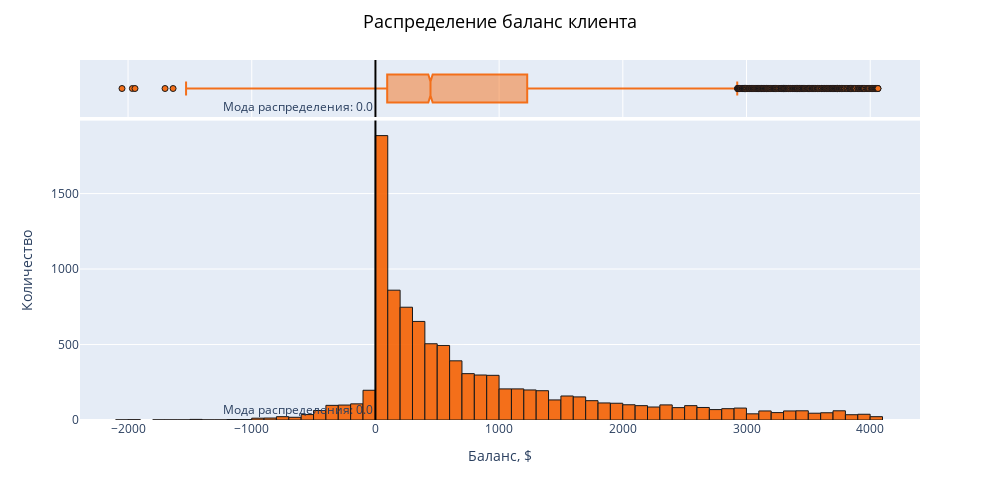

This figure's notebook cell:
### Code cell
quant_fig('balance', 'баланс клиента', 'Баланс, $')

### Figure 1 — Plotly figure (JSON) as saved in the notebook; plotly's stock layout.template omitted (floating-point values rounded to 4 significant figures; data arrays with more than 128 entries replaced by an {"elided": "..."} marker saying what was removed)
{"data": [{"alignmentgroup": "True", "bingroup": "x", "hoverinfo": "all", "hovertemplate": "Баланс, $: %{x}<br> Количество: %{y}", "legendgroup": "", "marker": {"color": "rgb(245, 98, 3)", "line": {"color": "black", "width": 1}, "pattern": {"shape": ""}}, "name": "", "nbinsx": 100, "offsetgroup": "", "opacity": 0.9, "orientation": "v", "showlegend": false, "type": "histogram", "x": {"elided": "10105 int values"}, "xaxis": "x", "yaxis": "y"}, {"alignmentgroup": "True", "hoverinfo": "all", "hovertemplate": "Баланс, $: %{x}<br> Количество: %{y}", "legendgroup": "", "marker": {"color": "rgb(245, 98, 3)", "line": {"color": "black", "width": 1}}, "name": "", "notched": true, "offsetgroup": "", "opacity": 0.9, "showlegend": false, "type": "box", "x": {"elided": "10105 int values"}, "xaxis": "x2", "yaxis": "y2"}], "layout": {"annotations": [{"showarrow": false, "text": "Мода распределения: 0.0", "x": 0, "xanchor": "right", "xref": "x", "y": 0, "yanchor": "bottom", "yref": "y domain"}, {"showarrow": false, "text": "Мода распределения: 0.0", "x": 0, "xanchor": "right", "xref": "x2", "y": 0, "yanchor": "bottom", "yref": "y2 domain"}], "barmode": "relative", "height": 500, "legend": {"tracegroupgap": 0}, "margin": {"t": 60}, "shapes": [{"line": {"color": "black", "width": 2}, "type": "line", "x0": 0, "x1": 0, "xref": "x", "y0": 0, "y1": 1, "yref": "y domain"}, {"line": {"color": "black", "width": 2}, "type": "line", "x0": 0, "x1": 0, "xref": "x2", "y0": 0, "y1": 1, "yref": "y2 domain"}], "title": {"font": {"color": "black", "size": 18}, "text": "Распределение баланс клиента", "x": 0.5, "xanchor": "center", "y": 0.97, "yanchor": "top"}, "width": 1000, "xaxis": {"anchor": "y", "domain": [0, 1], "showspikes": true, "title": {"text": "Баланс, $"}}, "xaxis2": {"anchor": "y2", "domain": [0, 1], "matches": "x", "showgrid": true, "showspikes": true, "showticklabels": false}, "yaxis": {"anchor": "x", "domain": [0, 0.8316], "showspikes": true, "title": {"text": "Количество"}}, "yaxis2": {"anchor": "x2", "domain": [0.8416, 1], "matches": "y2", "showgrid": false, "showline": false, "showspikes": true, "showticklabels": false, "ticks": ""}}}
